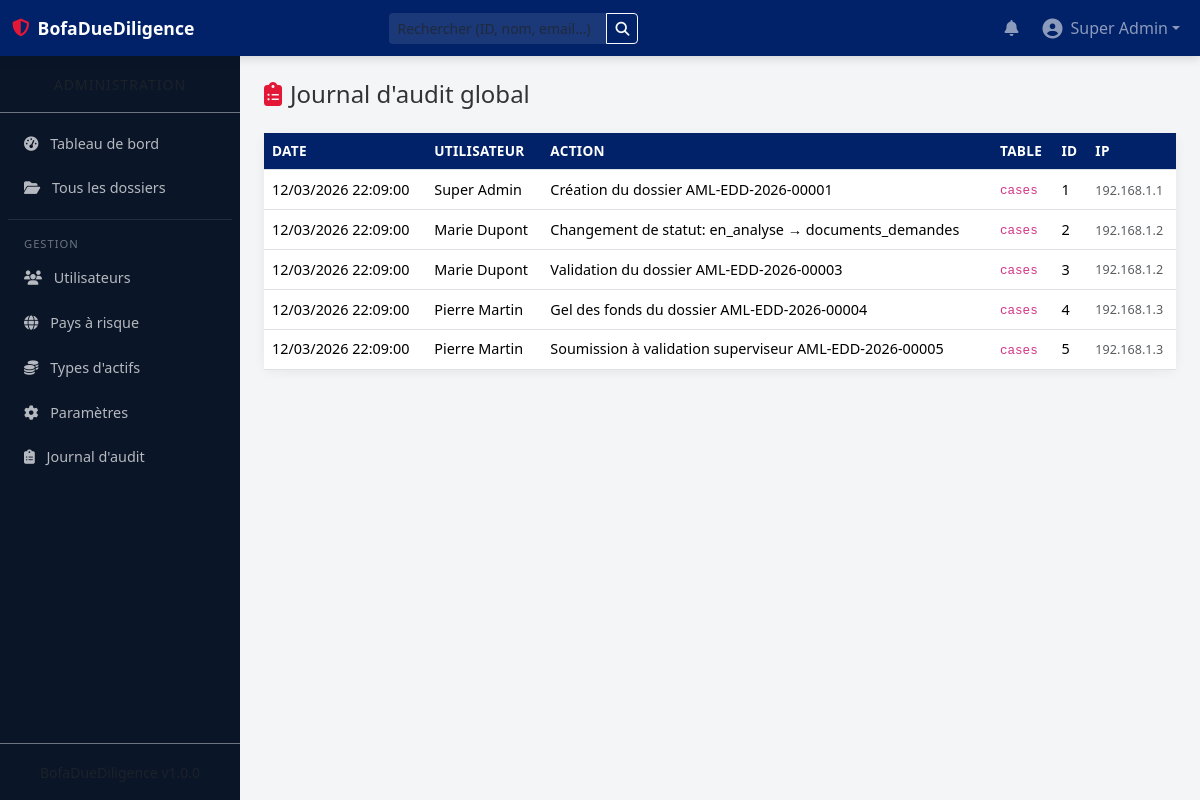
The page /admin/audit (signed in) on the database its author committed.
### tables this page shows
CREATE TABLE `audit_log` (
    `id` INT UNSIGNED AUTO_INCREMENT PRIMARY KEY,
    `utilisateur_id` INT UNSIGNED DEFAULT NULL,
    `action` VARCHAR(255) NOT NULL,
    `table_concernee` VARCHAR(100) DEFAULT NULL,
    `enregistrement_id` INT UNSIGNED DEFAULT NULL,
    `ancienne_valeur` TEXT DEFAULT NULL,
    `nouvelle_valeur` TEXT DEFAULT NULL,
    `ip` VARCHAR(45) DEFAULT NULL,
    `date` DATETIME NOT NULL DEFAULT CURRENT_TIMESTAMP,
    FOREIGN KEY (`utilisateur_id`) REFERENCES `users`(`id`) ON DELETE SET NULL
);

### src/Controllers/AdminController.php (called while the page is built, shortened)
<?php
class AdminController {
    public function auditLog(): void {
        $page = max(1, (int)($_GET['page'] ?? 1));
        $limit = 50;
        $offset = ($page - 1) * $limit;
        $logs = getDB()->prepare(
            'SELECT al.*, CONCAT(u.prenom, " ", u.nom) as user_name
             FROM audit_log al LEFT JOIN users u ON al.utilisateur_id = u.id
             ORDER BY al.date DESC LIMIT ? OFFSET ?'
        );
        $logs->execute([$limit, $offset]);
        $logs = $logs->fetchAll();
        include __DIR__ . '/../../templates/layouts/header.php';
        include __DIR__ . '/../../templates/admin/audit.php';
        include __DIR__ . '/../../templates/layouts/footer.php';
    }
}

### src/config.php (called while the page is built, shortened)
<?php
function getDB(): PDO {
    static $pdo = null;
    if ($pdo === null) {
        $dsn = 'mysql:host=' . DB_HOST . ';dbname=' . DB_NAME . ';charset=' . DB_CHARSET;
        $options = [
            PDO::ATTR_ERRMODE            => PDO::ERRMODE_EXCEPTION,
            PDO::ATTR_DEFAULT_FETCH_MODE => PDO::FETCH_ASSOC,
            PDO::ATTR_EMULATE_PREPARES   => false,
        ];
        $pdo = new PDO($dsn, DB_USER, DB_PASS, $options);
    }
    return $pdo;
}

### templates/admin/audit.php (the view, shortened to what this page needs)
<h4 class="mb-4"><i class="fas fa-clipboard-list me-2 text-bofa-red"></i>Journal d'audit global</h4>
<div class="card">
    <div class="card-body p-0">
        <div class="table-responsive">
            <table class="table table-hover mb-0">
                <thead>
                    <tr><th>Date</th><th>Utilisateur</th><th>Action</th><th>Table</th><th>ID</th><th>IP</th></tr>
                </thead>
                <tbody>
                    <?php foreach ($logs as $log): ?>
                    <tr>
                        <td class="text-nowrap"><?= date('d/m/Y H:i:s', strtotime($log['date'])) ?></td>
                        <td><?= htmlspecialchars($log['user_name'] ?? 'Système') ?></td>
                        <td><?= htmlspecialchars($log['action']) ?></td>
                        <td><code><?= htmlspecialchars($log['table_concernee'] ?? '-') ?></code></td>
                        <td><?= $log['enregistrement_id'] ?? '-' ?></td>
                        <td><small class="text-muted"><?= htmlspecialchars($log['ip'] ?? '-') ?></small></td>
                    </tr>
                    <?php endforeach; ?>
                </tbody>
            </table>
        </div>
    </div>
</div>

### public/assets/css/style.css (style rules this page uses)
:root { --bofa-navy: #012169; --bofa-navy-light: #1a3a7a; --bofa-red: #E31837; --bofa-red-dark: #c41530; --bofa-dark: #0a1628; --bofa-grey: #f4f5f7; --bofa-border: #dee2e6; --sidebar-width: 240px; }
body { font-family: 'Segoe UI', Tahoma, Geneva, Verdana, sans-serif; background-color: var(--bofa-grey); padding-top: 56px; color: #333; }
.text-bofa-red { color: var(--bofa-red) !important; }
.card { border: none; border-radius: 10px; box-shadow: 0 2px 12px rgba(0,0,0,0.06); transition: transform 0.2s; }
.table th { background-color: var(--bofa-navy); color: white; font-weight: 600; font-size: 0.85rem; text-transform: uppercase; letter-spacing: 0.3px; white-space: nowrap; }
.table td { vertical-align: middle; font-size: 0.9rem; }

### rows shown on the page
audit_log: date "12/03/2026 22:09:00", user_name "Super Admin", action "Création du dossier AML-EDD-2026-00001", table_concernee "cases", enregistrement "1", ip "192.168.1.1"
audit_log: date "12/03/2026 22:09:00", user_name "Marie Dupont", action "Changement de statut: en_analyse → documents_demandes", table_concernee "cases", enregistrement "2", ip "192.168.1.2"
audit_log: date "12/03/2026 22:09:00", user_name "Marie Dupont", action "Validation du dossier AML-EDD-2026-00003", table_concernee "cases", enregistrement "3", ip "192.168.1.2"
audit_log: date "12/03/2026 22:09:00", user_name "Pierre Martin", action "Gel des fonds du dossier AML-EDD-2026-00004", table_concernee "cases", enregistrement "4", ip "192.168.1.3"
audit_log: date "12/03/2026 22:09:00", user_name "Pierre Martin", action "Soumission à validation superviseur AML-EDD-2026-00005", table_concernee "cases", enregistrement "5", ip "192.168.1.3"

### other values the page prints
APP_NAME "BofaDueDiligence"
Auth::name() "Super Admin"
